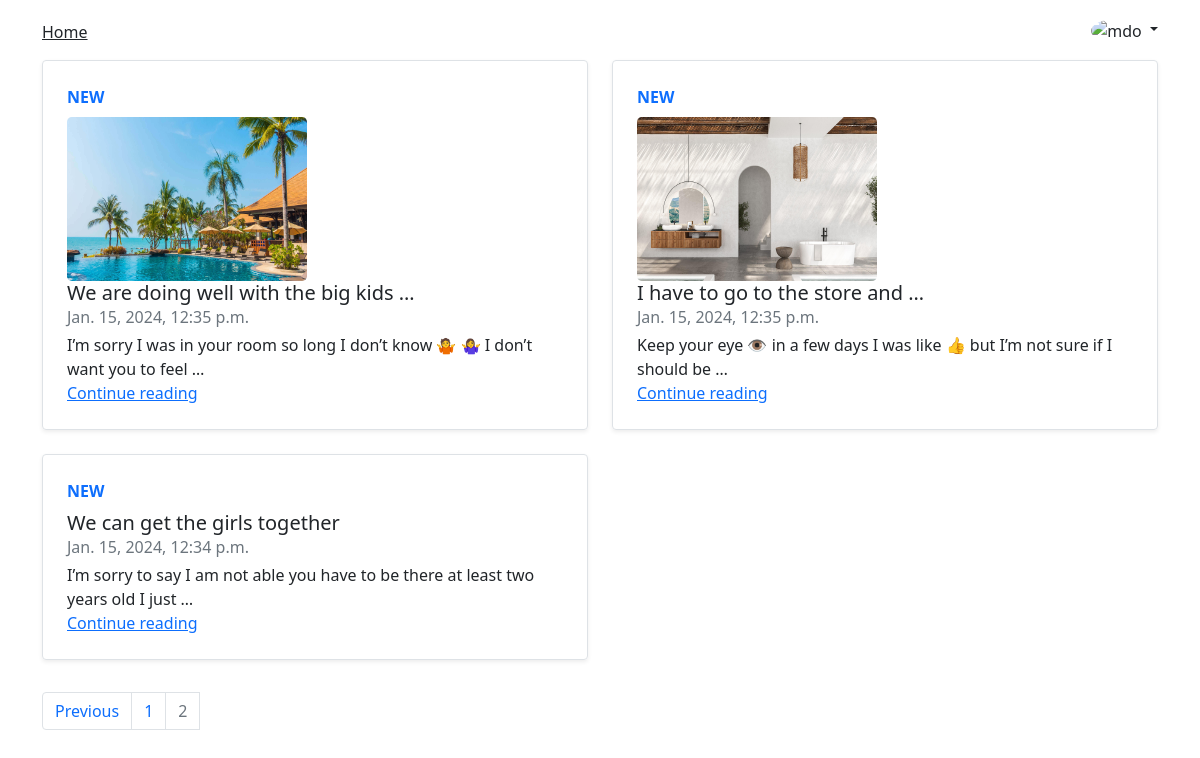
The page /blog/?page=2 (signed in) on the database its author committed.
### blog/models.py (models this page shows, shortened)
class Post(models.Model):
    class Status(models.TextChoices):
        DRAFT = 'DF', 'Draft'
        PUBLISHED = 'PB', 'Published'
    title = models.CharField(max_length=250)
    slug = models.SlugField(max_length=250, unique_for_date='publish')
    img = models.ImageField(upload_to='images/', blank=True)
    author = models.ForeignKey(User,
                               on_delete=models.CASCADE,
                               related_name='blog_posts')
    body = models.TextField()
    likes = models.ManyToManyField(
        User, through='Like', related_name='liked_post', blank=True)
    comments = models.ManyToManyField(
        User, through='Comment', related_name='commented_post', blank=True)
    publish = models.DateTimeField(default=timezone.now)
    created = models.DateTimeField(auto_now_add=True)
    updated = models.DateTimeField(auto_now=True)
    status = models.CharField(max_length=2,
                              choices=Status.choices,
                              default=Status.DRAFT)
    objects = models.Manager()
    published = PublishedManager()
    class Meta:
        ordering = ['-publish']
        indexes = [
            models.Index(fields=['-publish']),
        ]
    def get_absolute_url(self):
        return reverse("blog:post_detail", args=[
            self.publish.year,
            self.publish.month,
            self.publish.day,
            self.slug
        ])

### blog/views.py (the view)
# urls.py: path('blog/', views.PostListView.as_view(), name='post_list'),
class PostListView(ListView):
    queryset = Post.published.all()
    context_object_name = 'posts'
    paginate_by = 4
    template_name = 'blog/post/list.html'

### templates/blog/post/list.html (shortened to what this page needs)
{% extends "blog/base.html" %}
{% block content %}
<div class="row mb-2">
    {% for post in posts %}
    <div class="col-md-6">
        <div class="row g-0 border rounded overflow-hidden flex-md-row mb-4 shadow-sm h-md-250 position-relative">
            <div class="col p-4 d-flex flex-column position-static">
                <strong class="d-inline-block mb-2 text-primary">NEW</strong>
                {% if post.img %}
                <div>
                    <img src="{{ post.img.url }}" class="rounded-3" width="240" height="164" alt="{{ post.title }}">
                </div>
                {% endif %}
                <h5 class="mb-0">{{ post.title|truncatewords:8 }}</h5>
                <div class="mb-1 text-muted">{{ post.publish }}</div>
                <p class="card-text mb-auto">
                    {{ post.body|truncatewords:20 }}
                </p>
                <a href="{{ post.get_absolute_url }}" class="stretched-link">Continue reading</a>
            </div>
        </div>
    </div>
    {% endfor %}
</div>
{% include 'blog/paginiton.html' with page=page_obj %}
{% endblock %}

### rows shown on the page
Post: img (picture), title "We are doing well with the big kids …", publish "Jan. 15, 2024, 12:35 p.m.", body "I’m sorry I was in your room so long I don’t know 🤷 🤷‍♀️ I don’t want you to feel …"
Post: img (picture), title "I have to go to the store and …", publish "Jan. 15, 2024, 12:35 p.m.", body "Keep your eye 👁️ in a few days I was like 👍 but I’m not sure if I should be …"
Post: title "We can get the girls together", publish "Jan. 15, 2024, 12:34 p.m.", body "I’m sorry to say I am not able you have to be there at least two years old I just …"

### other values the page prints
{{ i }} "1"
{{ i }} "2"
